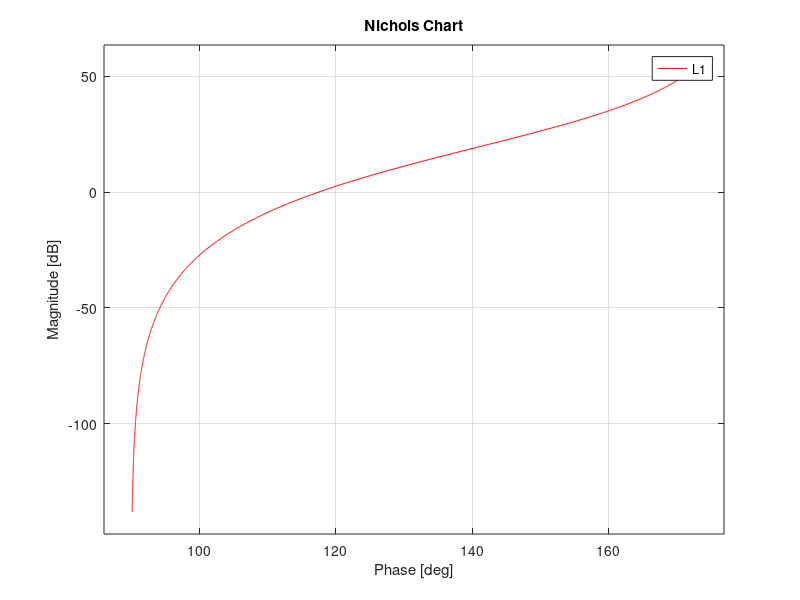

Write MATLAB code to recreate this figure. (Note: this script raises an error after producing the figure.)
clear all
close all
clc

s = tf('s');
G = 0.5/(1+ 4*s);
kc = 1;
C_ss = kc/(s^2);
T_p = 20*log10(1.06);
S_p = 20*log10(1.36);
wc_des = 1.6;
M_T_HF = 20*log10((9.5*(10^-4))/(3*(10^-2)))
L1 = C_ss*G;

figure(1)
nichols(L1,'r'),hold on
T_grid(T_p)
S_grid(S_p)
T_grid(M_T_HF)

%Double Negative real zero
wz_norm = 9;
wz = wc_des/wz_norm
C_z = (1 + s/wz)^2
C = C_ss*C_z
L2 = L1*C_z

figure(1)
nichols(L2,'b'),hold on

%change of KC
K = 10^(-7.7/20);
C = C*K
L3 = L2*K

figure(1)
nichols(L3,'g'),hold on

%clousure poles

wp = 45*wz
C_p = 1/(1 + s/wp)
C = C*C_p
L4 = L3*C_p

figure(1)
nichols(L4,'r'),hold on


